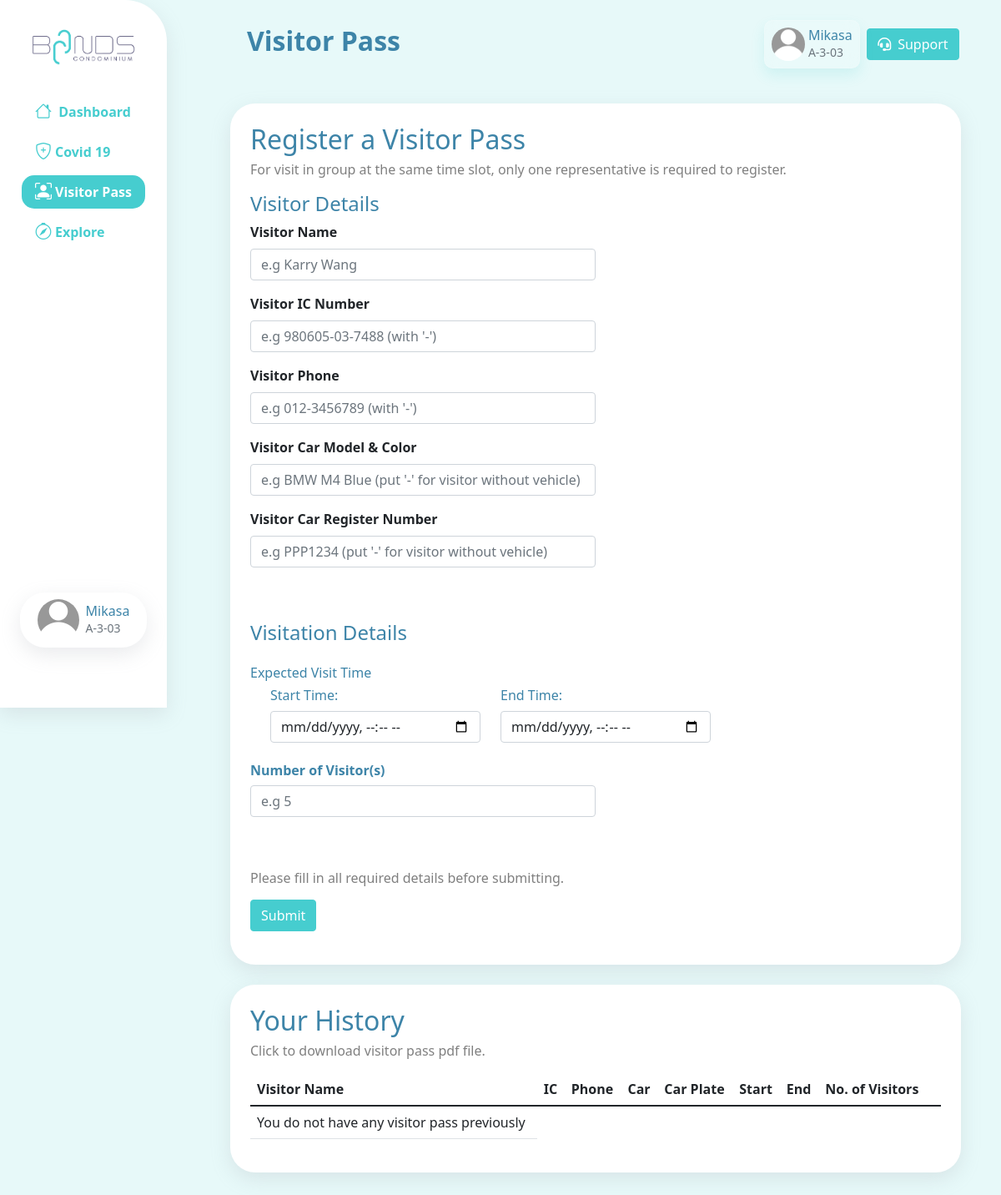
The page /visitorpass.php (signed in) on the database its author committed.
### tables this page shows
CREATE TABLE `resident` (
  `ic` varchar(20) NOT NULL,
  `name` varchar(50) NOT NULL,
  `dob` date NOT NULL,
  `gender` varchar(10) NOT NULL,
  `race` varchar(20) NOT NULL,
  `contact` varchar(20) NOT NULL,
  `emergency_contact` varchar(20) NOT NULL,
  `email` varchar(100) NOT NULL,
  `check_in_date` datetime NOT NULL,
  `profile_pic` varchar(500) NOT NULL,
  `covid_status` varchar(30) NOT NULL,
  `password` varchar(255) NOT NULL,
  `vaccine_status` varchar(30) NOT NULL,
  `rental_status` varchar(20) NOT NULL
);

CREATE TABLE `unit` (
  `unit_no` varchar(10) NOT NULL,
  `owner_ic` varchar(20) NOT NULL,
  `car_park_id` varchar(25) NOT NULL
);

### includes/classes/Resident.php (called while the page is built, shortened)
<?php
class Resident{
    private $con;
    private $resident;
    public function __construct($con, $ic){
        $this->con = $con;
        $residentDetailsQuery = mysqli_query($con,"SELECT * FROM resident WHERE ic ='$ic'");
        $this->resident = mysqli_fetch_array($residentDetailsQuery);
    }
    public function getName(){
        return $this->resident['name'];
    }
    public function getProfilePic(){
        return $this->resident['profile_pic'];
    }
    public function getUnit(){
        $ic = $this->resident['ic'];
        $query = mysqli_query($this->con,"SELECT * FROM unit WHERE owner_ic ='$ic'" );
        $row = mysqli_fetch_array($query);
        return $row['unit_no'];
    }
}
?>

### visitorpass.php (the view, shortened to what this page needs)
<?php
$pageTitle = "Visitor Pass";
include 'includes/header.php';?>
    <div class="col-12 mycontainer">
        <h2>Register a Visitor Pass</h2>
        <h6 class="mb-3 text-black-50">For visit in group at the same time slot, only one representative is required to register.</h6>
        <form action="visitorpass.php" method="POST" class="visitorForm">
            <h4>Visitor Details</h4>
            <div class="mb-3 visitorName">
                <label for="visitorname" class="form-label">Visitor Name</label>
                <input required type="text" class="form-control w-50" id="visitorname"
                    placeholder="e.g Karry Wang" name="visitor-name">
            </div>
            <div class="mb-3 visitorIC">
                <label for="visitorname" class="form-label">Visitor IC Number</label>
                <input required type="text" class="form-control w-50" id="visitoric"
                    placeholder="e.g 980605-03-7488 (with '-')" name="visitor-ic" pattern="[0-9]{6}-[0-9]{2}-[0-9]{4}">
            </div>
            <div class="mb-3 visitorPhone">
                <label for="visitorphone" class="form-label">Visitor Phone</label>
                <input required type="text" class="form-control w-50" id="visitorphone"
                    placeholder="e.g 012-3456789 (with '-')" name="visitor-phone">
            </div>
            <div class="mb-3 visitorCarModel">
                <label for="visitorcar" class="form-label">Visitor Car Model & Color</label>
                <input required type="text" class="form-control w-50" id="visitorcar"
                    placeholder="e.g BMW M4 Blue (put '-' for visitor without vehicle)" name="visitor-car">
            </div>
            <div class="mb-3 visitorCarNum">
                <label for="visitorcarnum" class="form-label">Visitor Car Register Number</label>
                <input required type="text" class="form-control w-50" id="visitorcarnum"
                    placeholder="e.g PPP1234 (put '-' for visitor without vehicle)" name="visitor-carplate">
            </div>
            <br><br>
            <h4>Visitation Details</h4>
            <h6 class="mt-4">Expected Visit Time</h6>
            <div class="container">
                <div class="row mb-3">
                    <div class="col-auto">
                        <h6>Start Time:</h6>
                        <input required type="datetime-local" class="form-control w-40"
                            id="datetime1" name="visitor-starttime">
                    </div>
                    <div class="col-auto">
                        <h6>End Time:</h6>
                        <input required type="datetime-local" class="form-control w-40"
                            id="datetime2" name="visitor-endtime">
                    </div>
                </div>
            </div>
            <div class="mb-3 numOfVisitors">
                <h6 for="numofvisitors" class="form-label mt-4">Number of Visitor(s)</h6>
                <input required type="number" class="form-control w-50" id="numofvisitors" placeholder="e.g 5" name="visitor-num">
            </div>
            <br><br><h6 class="mb-3 text-black-50">Please fill in all required details before submitting.</h6>
            <input type="submit"  class="me-lg-3 btn btn_mygreen" name="visitorpass_btn">
        </form>
    </div>
    <div class="col-12 mycontainer mt-4" style='overflow-x:auto; width:100%;position:relative;'>
        <h2>Your History</h2>
        <h6 class="mb-3 text-black-50">Click to download visitor pass pdf file.</h6>
        <table class="table">
            <thead>
                <tr>
                    <th scope="col">Visitor Name</th>
                    <th scope="col">IC</th>
                    <th scope="col">Phone</th>
                    <th scope="col">Car</th>
                    <th scope="col">Car Plate</th>
                    <th scope="col">Start</th>
                    <th scope="col">End</th>
                    <th scope="col">No. of Visitors</th>
                    <th scope="col"></th>
                </tr>
            </thead>
            <tbody>
                <?php
                $query = mysqli_query($con, "SELECT * FROM visitorpass WHERE unit='$loggedInUnit' ORDER BY start_time DESC");
                if(mysqli_num_rows($query) > 0)
                {
                    foreach($query as $visitorpass)
                    {
                        $pass_id = $visitorpass['pass_id'];
                        $unit = $visitorpass['unit'];
                        $visitor_name = $visitorpass['visitor_name'];
                        $visitor_ic = $visitorpass['visitor_ic'];
                        $visitor_contact = $visitorpass['visitor_contact'];
                        $car_details = $visitorpass['car_details'];
                        $car_plate = $visitorpass['car_plate'];
                        $start_time = $visitorpass['start_time'];
                        $end_time = $visitorpass['end_time'];
                        $visitor_num = $visitorpass['visitor_num'];
                ?>
                        <tr>
                            <td><?= $visitor_name ?></td>
                            <td><?= $visitor_ic ?></td>
                            <td><?= $visitor_contact ?></td>
                            <td><?= $car_details ?></td>
                            <td><?= $car_plate ?></td>
                            <td><?= $start_time ?></td>
                            <td><?= $end_time ?></td>
                            <td><?= $visitor_num ?></td>
                            <td>
                                <form method="POST" action="generate_passPDF.php" target="_blank">
                                    <input type="hidden" name="pass_id" value="<?php echo $pass_id ?>">
                                    <input type="submit" class="me-lg-3 btn btn_mygreen" value="Download">
                                </form>
                            </td>
                        </tr>
                <?php
                        }
                    }
                    else{
                       echo "<td>You do not have any visitor pass previously</td>";
                    }
                ?>
            </tbody>
        </table>
    </div>
<?php include 'includes/footer.php';?>

### includes/header.php (shortened to what this page needs)
<?php
include 'config/config.php';
include 'includes/classes/Resident.php';
if(isset($_SESSION['ic'])){
    $LoggedInIC = $_SESSION['ic'];
    $Resident = new Resident($con,$LoggedInIC);
    $loggedInUnit = $Resident->getUnit();
}else{
    header("Location: index.php");
}
?>
    <html>
    <html lang="en">
    <head>
        <link href="https://cdn.jsdelivr.net/npm/bootstrap@5.1.3/dist/css/bootstrap.min.css" rel="stylesheet">
        <link rel="stylesheet" href="https://cdn.jsdelivr.net/npm/bootstrap-icons@1.8.1/font/bootstrap-icons.css">
        <link rel="stylesheet" href="assets/css/style.css">
    </head>
    <body>
        <div class="container-fluid">
            <div class="row flex-nowrap">
                <div class="col-auto col-md-3 col-lg-3 col-xl-2 px-sm-2 py-4 pe-4 bg-white" id="sidebar">
                    <div class="d-flex flex-column align-items-center align-items-sm-start px-3 pt-2 text-white min-vh-100">
                        <a class="mx-auto" id="logo" href="dashboard.php"
                            class="d-flex align-items-center pb-3 mb-md-0 me-md-auto text-decoration-none">
                            <span class="fs-5 d-none d-sm-inline"><img src="assets/images/resident.png" alt="Bonds Logo"
                                    width="150"></span>
                        </a>
                        <ul class=" mx-auto nav nav-pills flex-column mb-sm-auto mb-0 align-items-center align-items-sm-start mt-4"
                            id="menu">
                            <li class="nav-item mt-2">
                                <a href="dashboard.php" class="nav-link menu_a">
                                    <i class="fs-5 bi bi-house"></i> <span
                                        class="fs-6 ms-1 d-none d-sm-inline">Dashboard</span>
                                </a>
                            </li>
                            <li class="nav-item mt-2">
                                <a href="covid19.php" class="nav-link menu_a">
                                    <i class="fs-5 bi bi-shield-plus"></i><span class="fs-6 ms-1 d-none d-sm-inline">Covid
                                        19</span>
                                </a>
                            </li>
                            <li class="nav-item mt-2">
                                <a href="visitorpass.php" class="nav-link menu_a">
                                    <i class="fs-5 bi bi-person-bounding-box"></i><span
                                        class="fs-6 ms-1 d-none d-sm-inline">Visitor Pass</span>
                                </a>
                            </li>
                            <li class="nav-item mt-2">
                                <a href="explore.php" class="nav-link menu_a">
                                    <i class="fs-5 bi bi-compass"></i><span
                                        class="fs-6 ms-1 d-none d-sm-inline">Explore</span>
                                </a>
                            </li>
                        </ul>
                        <div class="dropdown w-100 mb-5 py-md-2" id="profile">
                            <a href="#" class=" text-decoration-none d-flex align-items-center justify-content-center"
                                id="dropdownUser1" data-bs-toggle="dropdown" aria-expanded="false">
                                <div class="my-auto">
                                    <img src=<?php echo $Resident->getProfilePic()?> alt="profile" class="rounded-circle small_profile_picture" width="50" height="50">
                                </div>
                                <span class="d-none d-sm-inline ps-1">
                                    <div class="ms-1">
                                        <h6 class="py-0 my-0"><?php echo $Resident->getName()?></h6>
                                        <small class="text-muted py-0 my-0"><?php echo $Resident->getUnit()?></small>
                                    </div>
                                </span>
                            </a>
                        </div>
                    </div>
                </div>
                <div class="py-4 mx-4 col" id="right_container">
                    <div class="container-fluid ps-2" id="topbar_container">
                        <nav class="navbar navbar-expand-lg navbar-light mt-3" id="topbar">
                            <div class="container-fluid">
                                <h2 class="navbar-brand fw-bolder fs-2 mydarkgreen" id="page_title"><?php echo $pageTitle; ?></h2>
                                <span class="collapse navbar-collapse" id="navbarSupportedContent">
                                    <ul class="navbar-nav ms-auto align-items-center">
                                        <li class="nav-item dropdown ms-auto me-1">
                                            <a href="profile.php" class="text-decoration-none" id="dropdownUser2" data-bs-toggle="dropdown" aria-expanded="false">
                                                <div class="text-nowrap glassmorphism p-2" id="topbar_profile">
                                                    <div class="d-flex">
                                                        <div class="my-auto">
                                                            <img class="rounded-circle small_profile_picture" src=<?php echo $Resident->getProfilePic()?> alt="profile picture" width="40" height="40">
                                                        </div>
                                                        <div class="ms-1">
                                                            <h6 class="py-0 my-0"> <?php echo $Resident->getName()?></h6>
                                                            <small class="text-muted py-0 my-0"><?php echo $Resident->getUnit()?></small>
                                                        </div>
                                                    </div>
                                                </div>
                                            </a>
                                        </li>
                                    </ul>
                                    <a href="https://mail.google.com/mail/u/0/?view=cm&amp;fs=1&amp;source=mailto&amp;to=support@bonds.com" target="_blank"  title="Send Email" class="mx-1 btn btn_mygreen">
                                        <i class="fa-solid fa-headset me-2"></i>Support</a>
                                </span>
                            </div>
                        </nav>
                    </div>
                    <div class="container main_content_container">
                        <div class="row">

### assets/css/style.css (style rules this page uses)
html, body { padding: 0; margin: 0; background-color: #e7f9f9; width: 100%; height: 100vh; }
body { overflow-x: hidden; }
.mycontainer { box-shadow: rgba(149, 157, 165, 0.2) 0px 8px 24px; border-radius: 30px !important; background-color: white !important; padding: 1.5rem !important; }
.btn_mygreen, .bg_mygreen { background-color: #46cdcf; border-color: #46cdcf; color: #fff; }
a { color: #46cdcf; }
.mydarkgreen, h1, h2, h3, h4, h5, h6 { color: #3d84a8; }
.small_profile_picture { object-fit: cover !important; }
#sidebar { border-radius: 0 50px 0 0; z-index: 20; position: fixed; box-shadow: rgba(149, 157, 165, 0.2) 0px 8px 24px; }
.nav-item { width: 100%; }
.nav-pills .nav-link.active, .nav-pills .show > .nav-link { background-color: #46cdcf !important; color: white !important; }
#menu .nav-link { border-radius: 15px; font-weight: bold; }
.nav-link { color: #46cdcf !important; }
#profile { box-shadow: rgba(149, 157, 165, 0.2) 0px 8px 24px; border-radius: 30px !important; background-color: white !important; }
#topbar_container { padding: 0 5% 0 0; top: 0; background-color: #e7f9f9; position: fixed; z-index: 10; }
#page_title { color: #3d84a8; }
@media (min-width: 576px) { #right_container { padding-left: 35%; } }
@media (min-width: 576px) { #topbar { width: 55%; } }
@media (min-width: 768px) { #right_container { padding-left: 30%; } }
@media (min-width: 768px) { #topbar { width: 70%; } }
@media (min-width: 1200px) { #right_container { padding-left: 20%; } }
@media (min-width: 1200px) { #topbar { width: 80%; } }
.glassmorphism { background: rgba(255, 255, 255, 0.15); box-shadow: 0 8px 16px 0 rgba(70, 205, 207, 0.15); backdrop-filter: blur(10px); -webkit-backdrop-filter: blur(1 4px); border-radius: 10px; border: 1px solid rgba(255, 255, 255, 0.15); cursor: pointer; }
.main_content_container { margin-top: 100px; }
.form-label { font-weight: bold; }
.row { margin-bottom: 20px; }
.dropdown { position: relative; display: inline-block; }

### rows shown on the page
resident: profile_pic (placeholder picture), name "Mikasa"
unit: unit_no "A-3-03"

### other values the page prints
$pageTitle "Visitor Pass"
